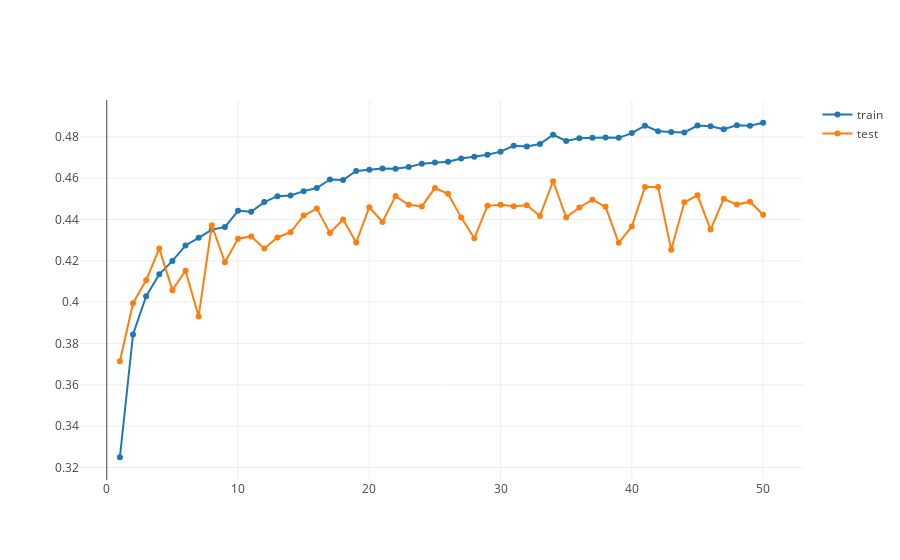

The cell this chart's notebook holds for it:
### Markdown cell above
#### <a id='p1B7'/> งานที่ 1.B.7: ลดบรรทัดลง สร้างลิสต์ตรงวงเล็บของ iplot แล้วส่งเป็นพารามิเตอร์ทันที
ในโค้ดส่วนที่แล้ว เราสร้างลิสต์แล้วพักลงตัวแปรก่อน ทำให้โค้ดมีสองบรรทัด แต่ที่จริงเราสามารถยุบรวมให้เหลือบรรทัดเดียวได้ โดยการสร้างลิสต์ในวงเล็บสำหรับการส่งพารามิเตอร์ 

จงพล็อตกราฟเดิม โดยการสร้างลิสต์ในวงเล็บสำหรับการส่งพารามิเตอร์ (อย่าสร้างตัวแปรขึ้นมา ให้สร้างลิสต์ไว้ในวงเล็บของ iplot โดยตรง) โค้ดของคุณควรจะมีเพียงบรรทัดเดียวและไม่มีการอ้างถึง acc_data1 แต่อย่างใด ซึ่งโค้ดคุณจะอยู่ในรูป iplot( ... ) ทำนองนี้

**หมายเหตุ** ปรกติแล้ว สำหรับลิสต์ใดที่เราจะใช้ครั้งเดียวแล้วไม่ใช้อีก เรามักจะใช้วิธีสร้างและใช้ทันทีในบรรทัดเดียวกันแบบงานนี้ เพื่อให้ได้โค้ดที่กระชับและไม่มีตัวแปรมากมายให้เครื่องต้องเก็บไว้ในหน่วยความจำมากกว่าที่จำเป็น

### Code cell
# [ํYour Work]
plotly.offline.iplot([train_acc_trace1, test_acc_trace1])

### Figure 1 — Plotly figure (JSON) as saved in the notebook; plotly's stock layout.template omitted (floating-point values rounded to 4 significant figures)
{"data": [{"mode": "lines+markers", "name": "train", "type": "scatter", "uid": "94dbb54f-d0b2-4e45-982f-cc279c96eeaa", "x": [1, 2, 3, 4, 5, 6, 7, 8, 9, 10, 11, 12, 13, 14, 15, 16, 17, 18, 19, 20, 21, 22, 23, 24, 25, 26, 27, 28, 29, 30, 31, 32, 33, 34, 35, 36, 37, 38, 39, 40, 41, 42, 43, 44, 45, 46, 47, 48, 49, 50], "y": [0.3249, 0.3844, 0.4029, 0.4134, 0.4199, 0.4274, 0.4311, 0.4351, 0.4363, 0.4442, 0.4437, 0.4484, 0.4513, 0.4516, 0.4537, 0.4552, 0.4594, 0.4591, 0.4635, 0.4641, 0.4647, 0.4645, 0.4654, 0.467, 0.4676, 0.4679, 0.4695, 0.4703, 0.4713, 0.4728, 0.4757, 0.4753, 0.4765, 0.481, 0.478, 0.4793, 0.4795, 0.4796, 0.4795, 0.4818, 0.4854, 0.4827, 0.4823, 0.4821, 0.4855, 0.4851, 0.4837, 0.4856, 0.4853, 0.4868]}, {"mode": "lines+markers", "name": "test", "type": "scatter", "uid": "0e1546dc-a25a-4eea-ab52-bbf7eefdc511", "x": [1, 2, 3, 4, 5, 6, 7, 8, 9, 10, 11, 12, 13, 14, 15, 16, 17, 18, 19, 20, 21, 22, 23, 24, 25, 26, 27, 28, 29, 30, 31, 32, 33, 34, 35, 36, 37, 38, 39, 40, 41, 42, 43, 44, 45, 46, 47, 48, 49, 50], "y": [0.3714, 0.3995, 0.4106, 0.4259, 0.4058, 0.4152, 0.3931, 0.4372, 0.4193, 0.4307, 0.4318, 0.426, 0.4313, 0.4338, 0.4419, 0.4453, 0.4335, 0.44, 0.4288, 0.4459, 0.4388, 0.4513, 0.4471, 0.4463, 0.4552, 0.4524, 0.4409, 0.4309, 0.4466, 0.4471, 0.4464, 0.4469, 0.4417, 0.4585, 0.441, 0.4458, 0.4496, 0.4461, 0.4287, 0.4366, 0.4557, 0.4557, 0.4253, 0.4483, 0.4517, 0.4351, 0.45, 0.4472, 0.4486, 0.4423]}], "layout": {"autosize": true, "xaxis": {"autorange": true, "range": [-2.101, 53.1], "type": "linear"}, "yaxis": {"autorange": true, "range": [0.3116, 0.5002], "type": "linear"}}}
